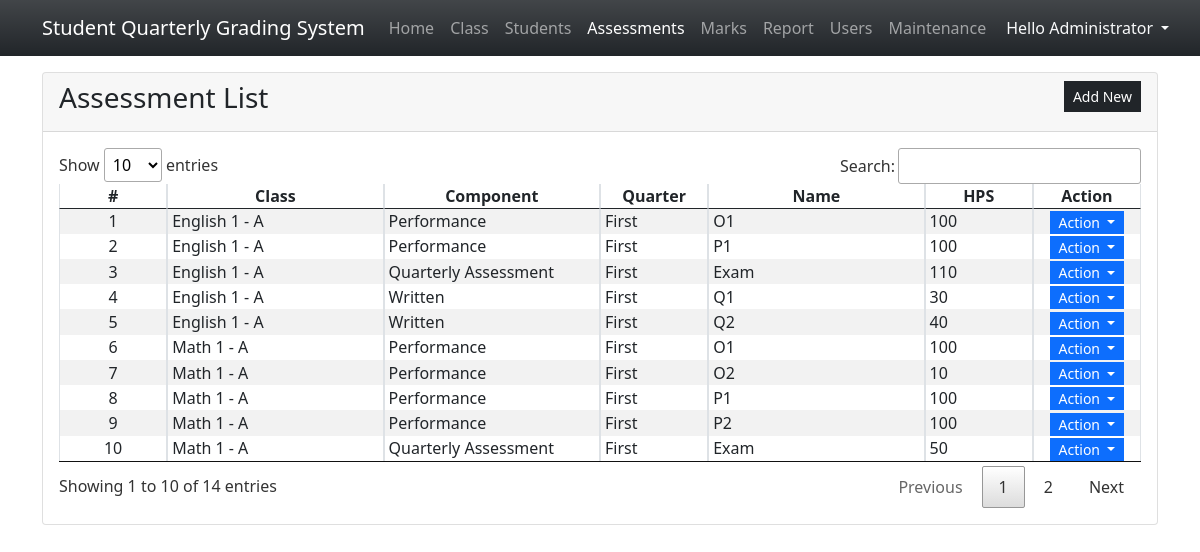
/?page=assessments (signed in), run on the app's committed database.
### tables this page shows
CREATE TABLE `assessment_list` (
            `assessment_id` INTEGER NOT NULL PRIMARY KEY AUTOINCREMENT,
            `class_id` INTEGER NOT NULL,
            `component_id` INTEGER NOT NULL,
            `quarter` INTEGER NOT NULL,
            `name` TEXT NOT NULL,
            `hps` REAL NOT NULL,
            FOREIGN KEY(`class_id`) REFERENCES `class_list`(`class_id`) ON DELETE CASCADE,
            FOREIGN KEY(`component_id`) REFERENCES `grading_components`(`component_id`) ON DELETE CASCADE
        );

CREATE TABLE `grading_components` (
            `component_id` INTEGER NOT NULL PRIMARY KEY AUTOINCREMENT,
            `name` TEXT NOT NULL
        );

### assessments.php (the view, shortened to what this page needs)
<div class="card">
    <div class="card-header d-flex justify-content-between">
        <h3 class="card-title">Assessment List</h3>
        <div class="card-tools align-middle">
            <button class="btn btn-dark btn-sm py-1 rounded-0" type="button" id="create_new">Add New</button>
        </div>
    </div>
    <div class="card-body">
        <table class="table table-hover table-striped table-bordered">
            <colgroup>
                <col width="10%">
                <col width="20%">
                <col width="20%">
                <col width="10%">
                <col width="20%">
                <col width="10%">
                <col width="10%">
            </colgroup>
            <thead>
                <tr>
                    <th class="text-center p-0">#</th>
                    <th class="text-center p-0">Class</th>
                    <th class="text-center p-0">Component</th>
                    <th class="text-center p-0">Quarter</th>
                    <th class="text-center p-0">Name</th>
                    <th class="text-center p-0">HPS</th>
                    <th class="text-center p-0">Action</th>
                </tr>
            </thead>
            <tbody>
                <?php
                $sql = "SELECT a.*, (s.name || ' ' || c.grade || ' - ' || c.section) as class, cc.name as component FROM `assessment_list` a inner join `class_list` c on a.class_id = c.class_id inner join `subjects` s on c.subject_id = s.subject_id inner join `grading_components` cc on a.component_id = cc.component_id order by class asc, component asc, quarter asc, `name` asc, hps asc ";
                $qry = $conn->query($sql);
                $i = 1;
                    while($row = $qry->fetchArray()):
                ?>
                <tr>
                    <td class="text-center p-0"><?php echo $i++; ?></td>
                    <td class="py-0 px-1"><?php echo $row['class'] ?></td>
                    <td class="py-0 px-1"><?php echo $row['component'] ?></td>
                    <td class="py-0 px-1">
                    <?php
                    switch($row['quarter']){
                        case '1':
                            echo "First";
                        break;
                    }
                    ?>
                    </td>
                    <td class="py-0 px-1"><?php echo $row['name'] ?></td>
                    <td class="py-0 px-1"><?php echo $row['hps'] ?></td>
                    <td class="text-center py-0 px-1">
                        <div class="btn-group" role="group">
                            <button id="btnGroupDrop1" type="button" class="btn btn-primary dropdown-toggle btn-sm rounded-0 py-0" data-bs-toggle="dropdown" aria-expanded="false">
                            Action
                            </button>
                        </div>
                    </td>
                </tr>
                <?php endwhile; ?>
            </tbody>
        </table>
    </div>
</div>

### index.php (style rules this page uses)
html,body { height:100%; width:100%; }

### data on the page
assessment_list: class "English 1 - A", component.name "Performance", quarter "First", name "O1", hps "100"
assessment_list: class "English 1 - A", component.name "Performance", quarter "First", name "P1", hps "100"
assessment_list: class "English 1 - A", component.name "Quarterly Assessment", quarter "First", name "Exam", hps "110"
assessment_list: class "English 1 - A", component.name "Written", quarter "First", name "Q1", hps "30"
assessment_list: class "English 1 - A", component.name "Written", quarter "First", name "Q2", hps "40"
assessment_list: class "Math 1 - A", component.name "Performance", quarter "First", name "O1", hps "100"
assessment_list: class "Math 1 - A", component.name "Performance", quarter "First", name "O2", hps "10"
assessment_list: class "Math 1 - A", component.name "Performance", quarter "First", name "P1", hps "100"
assessment_list: class "Math 1 - A", component.name "Performance", quarter "First", name "P2", hps "100"
assessment_list: class "Math 1 - A", component.name "Quarterly Assessment", quarter "First", name "Exam", hps "50"

### other printed values
$_SESSION['fullname'] "Administrator"
